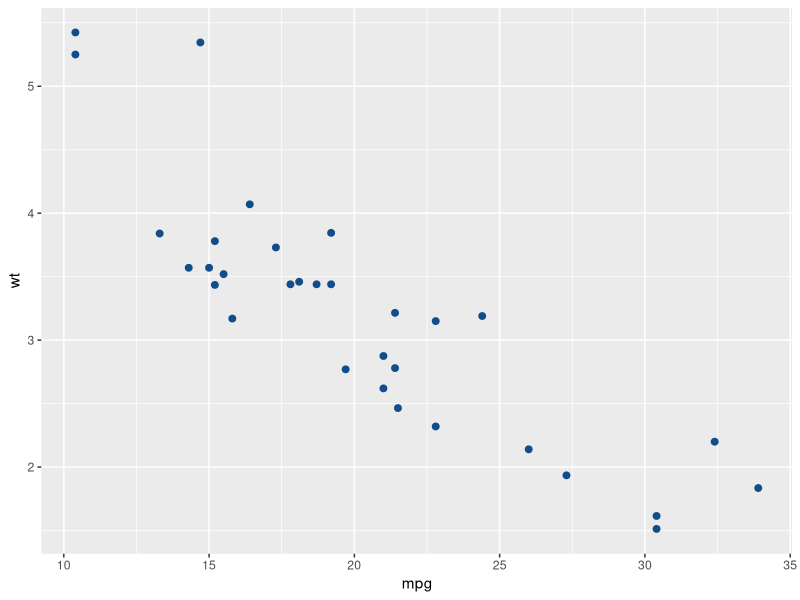
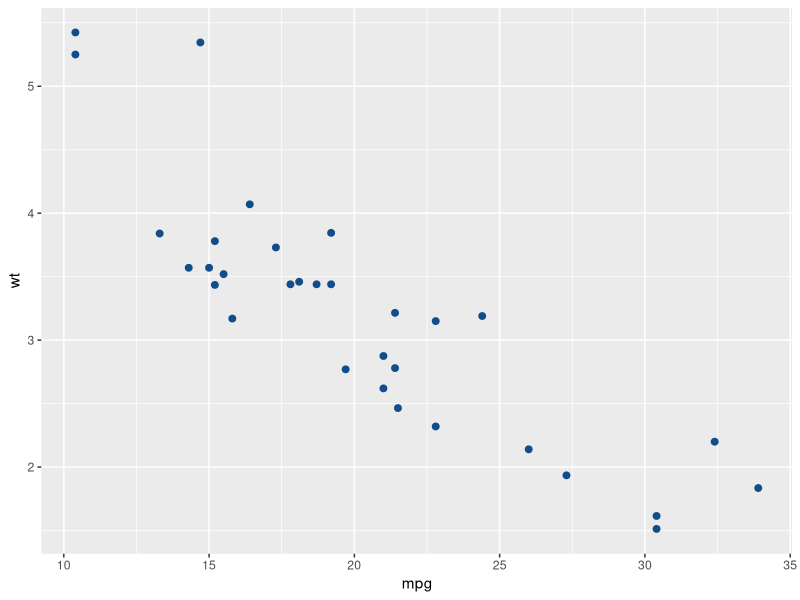
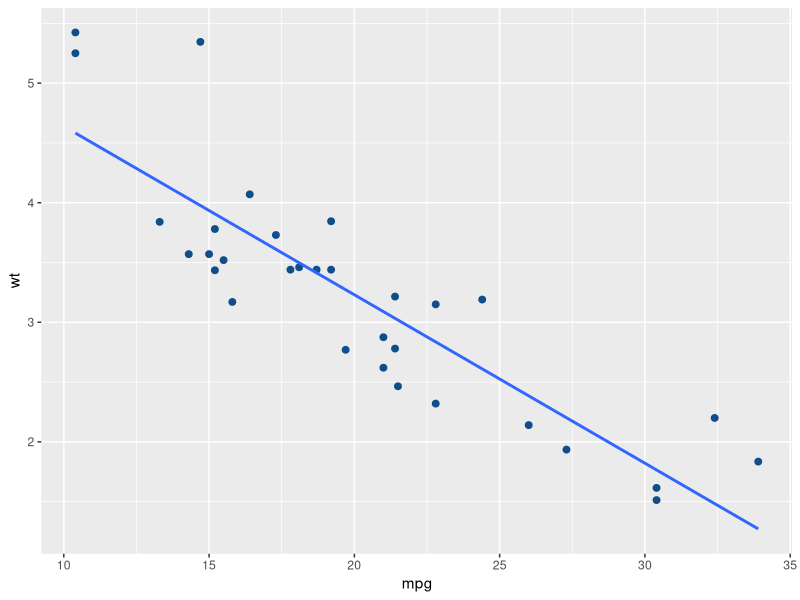

Source code (R) for these figures, in order:
## ---- chunk 1
#| message: false
#| echo: false
#| warning: false

library(tidyverse)
## ---- chunk 2
#| results: hide

data(mtcars)
cor(mtcars$mpg, mtcars$wt)
## ---- chunk 3
#| echo: false 

data(mtcars)
cor(mtcars$mpg, mtcars$wt)
## ---- chunk 4
library(ggplot2)
## ---- chunk 5
#| fig-height: 4
#| fig-width: 4
#| fig-align: center
mtcars %>%
    ggplot(aes(mpg, wt)) +
    geom_point(col="dodgerblue4", size=2)
## ---- chunk 6
mtcars[1:5,]
## ---- chunk 7
knitr::kable(mtcars[1:5,])
## ---- chunk 8
#| fig-height: 4
#| fig-width: 4
#| fig-align: center
#| echo: false
p <- mtcars %>%
    ggplot(aes(mpg, wt)) +
    geom_point(col="dodgerblue4", size=2)
## ---- chunk 9
p
## ---- chunk 10
#| echo: false
p + geom_smooth(method="lm", se=FALSE)
